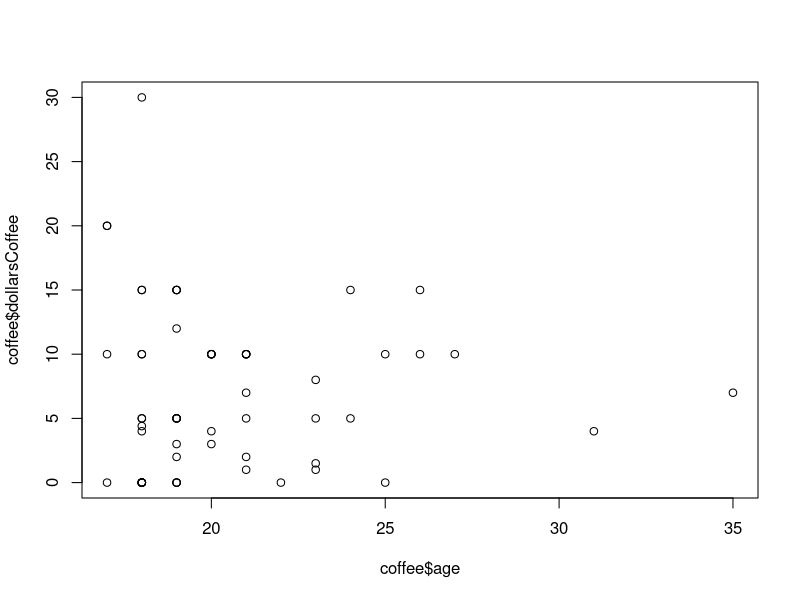
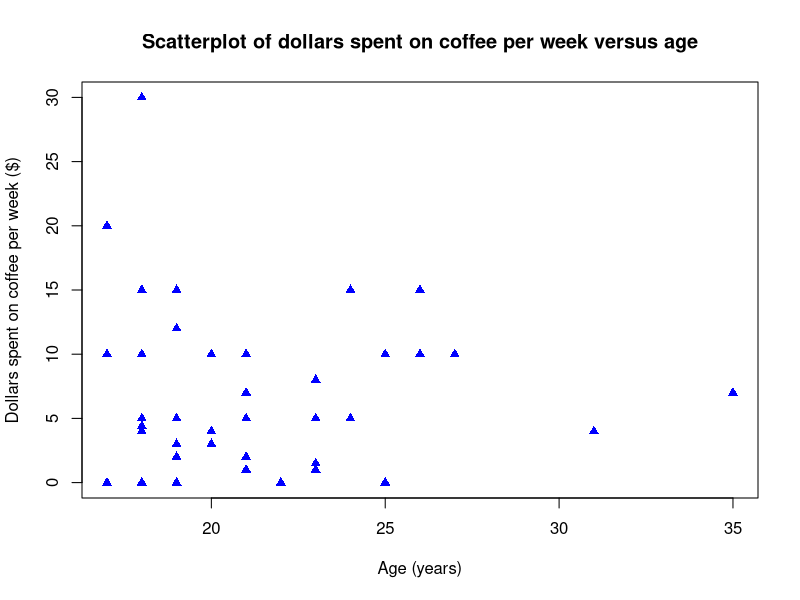
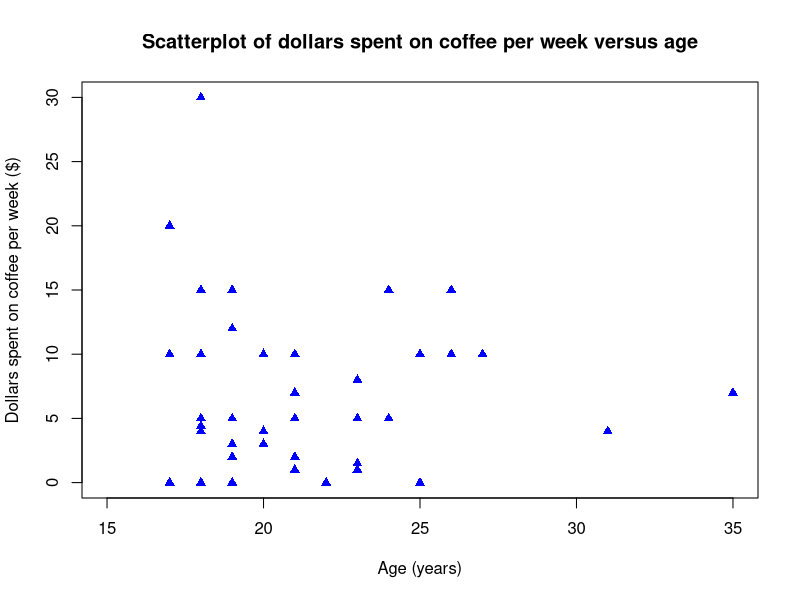
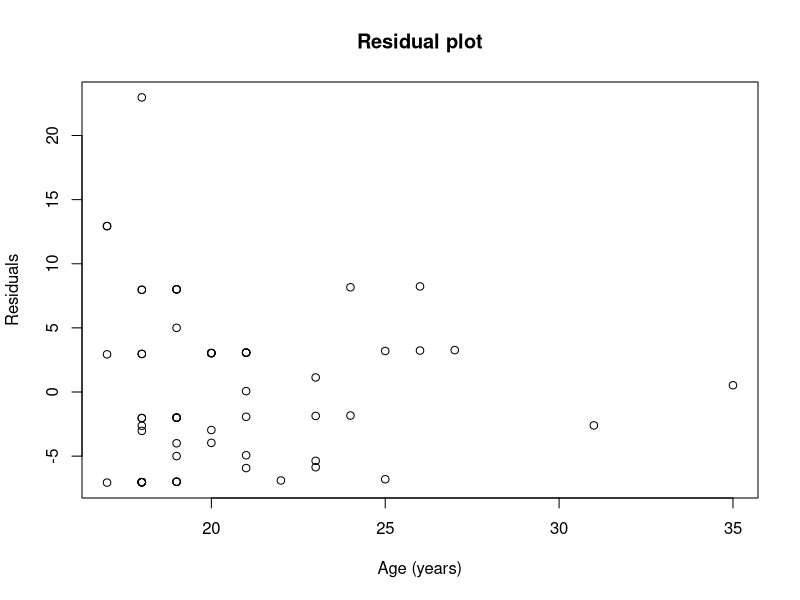
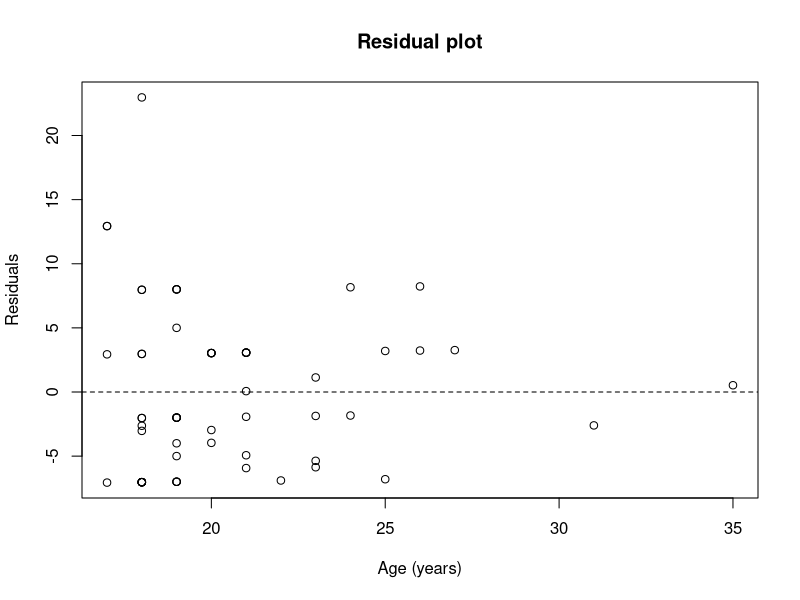
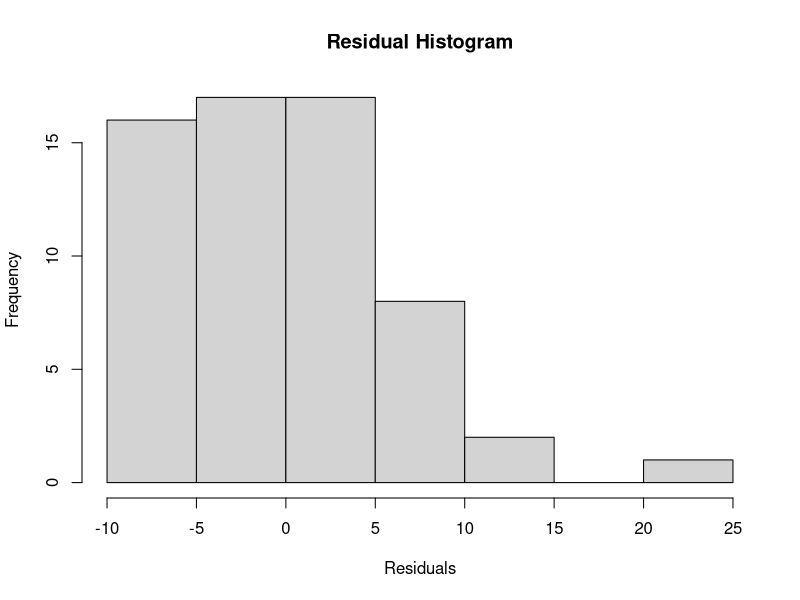
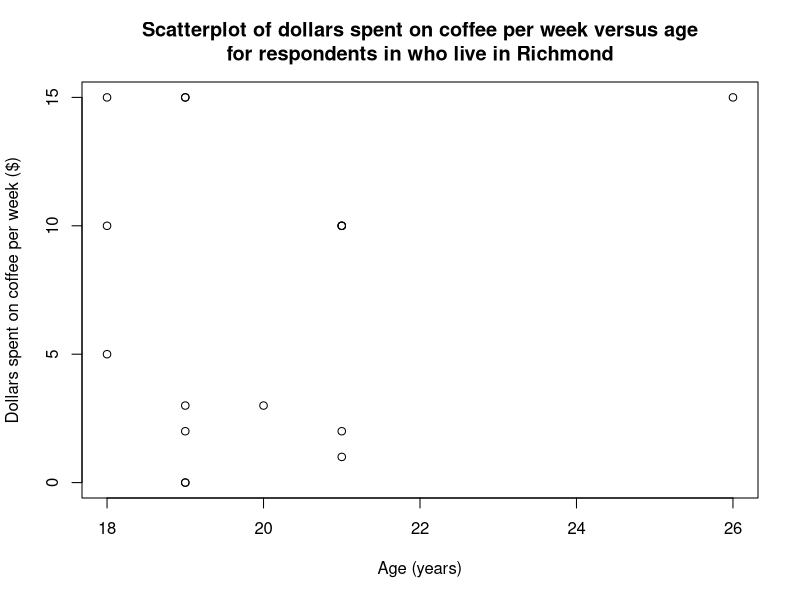
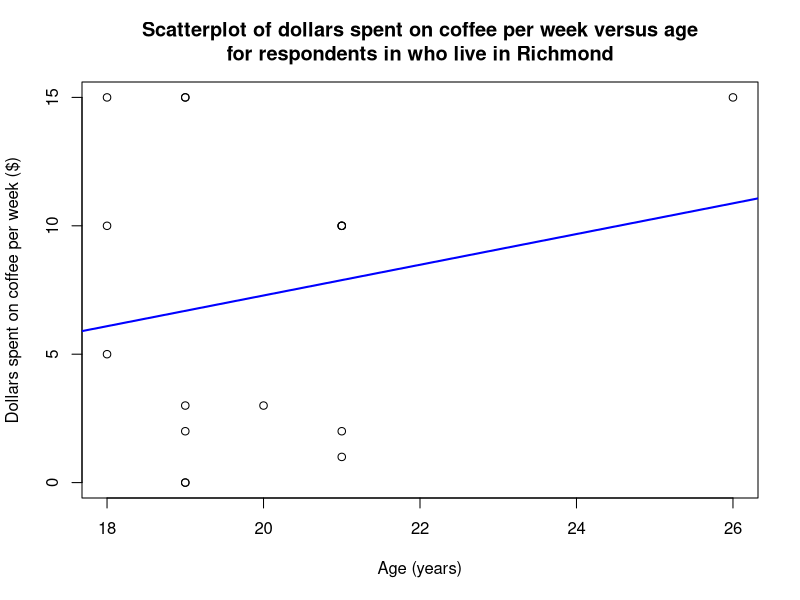

Generate these figures, in order, with R:
## ---- chunk 1
coffee <- read.csv("coffee.csv")
## ---- chunk 2
coffee <- na.omit(coffee) 
## ---- chunk 3
str(coffee)   ## 61 observations
nrow(coffee)  ## 61 rows
## ---- chunk 4
plot(x = coffee$age, y = coffee$dollarsCoffee)
## ---- chunk 5
plot(coffee$age, coffee$dollarsCoffee,
     main = "Scatterplot of dollars spent on coffee per week versus age",
     xlab = "Age (years)", ylab = "Dollars spent on coffee per week ($)",
     col = "blue", pch = 17)
## ---- chunk 6
plot(coffee$age, coffee$dollarsCoffee,
     main = "Scatterplot of dollars spent on coffee per week versus age",
     xlab = "Age (years)", ylab = "Dollars spent on coffee per week ($)",
     col = "blue", pch = 17,
     xlim = c(15, 35))
## ---- chunk 7
cor(x = coffee$age, y = coffee$dollarsCoffee)
## ---- chunk 8
lm(dollarsCoffee ~ age, coffee)
## ---- chunk 9
# First we save our regresson model as an object named "model"
model <- lm(dollarsCoffee ~ age, coffee)
summary(model)
## ---- chunk 10
residuals(model)
## ---- chunk 11
plot(x = coffee$age, 
     y = residuals(model),
     xlab = "Age (years)",
     ylab = "Residuals",
     main = "Residual plot")
## ---- chunk 12
# first draw the residual scatterplot
plot(x = coffee$age, 
     y = residuals(model),
     xlab = "Age (years)",
     ylab = "Residuals",
     main = "Residual plot")

# then add the horizontal line (h) at 0 with a dashed line type (lty)
abline(h = 0, lty = "dashed")
## ---- chunk 13
hist(residuals(model),
     xlab = "Residuals",
     main = "Residual Histogram")
## ---- chunk 14
# 1. Complete cases who live in Richmond
richmond <- coffee[coffee$city %in% "Richmond", ]
richmond <- na.omit(richmond)
str(richmond)
## ---- chunk 15
# 2. Scatterplot
plot(x = richmond$age,
     y = richmond$dollarsCoffee,
     main = "Scatterplot of dollars spent on coffee per week versus age\nfor respondents in who live in Richmond",
     xlab = "Age (years)", 
     ylab = "Dollars spent on coffee per week ($)")
## ---- chunk 16
# 3. Correlation
cor(richmond$age, richmond$dollarsCoffee)
## ---- chunk 17
# 4. Regression line
line <- lm(dollarsCoffee ~ age, richmond)
summary(line)
## ---- chunk 18
# 5. Scatterplot with regression line
plot(x = richmond$age,
     y = richmond$dollarsCoffee,
     main = "Scatterplot of dollars spent on coffee per week versus age\nfor respondents in who live in Richmond",
     xlab = "Age (years)", 
     ylab = "Dollars spent on coffee per week ($)")
abline(line, col = "blue", lwd = 2)
## ---- chunk 19
# 6. Residual scatterplot
plot(x = richmond$age,
     y = residuals(line),
     main = "Residual plot",
     xlab = "Age (years)",
     ylab = "Residual (dollars)")
abline(h = 0, lty = "dashed")
## ---- chunk 20
# 7. Histogram of residuals
hist(residuals(line),
     main = "Histogram of residuals",
     xlab = "Residual (dollars)")
## ---- chunk 21
# 8. Scatterplot with regression line excluding 26-year-old

# new data frame excluding 26-year-old
ex_26 <- richmond[richmond$age != 26, ]

# scatterplot 
plot(x = ex_26$age,
     y = ex_26 $dollarsCoffee,
     main = "Scatterplot of dollars spent on coffee per week versus age for
     respondents in who live in Richmond, excluding 26-year-old",
     xlab = "Age (years)", 
     ylab = "Dollars spent on coffee per week ($)")

# adding regression line
abline(lm(dollarsCoffee ~ age, ex_26), col = "blue", lwd = 2)
